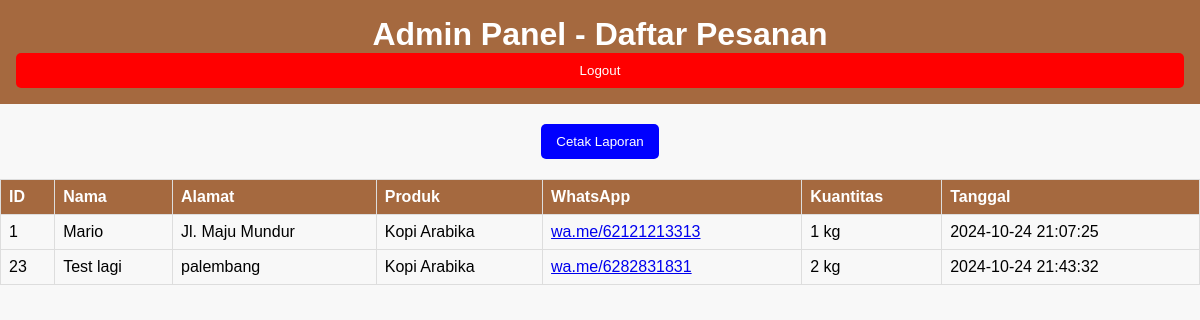
/orders.php, run on the app's committed database.
### tables this page shows
CREATE TABLE `orders` (
  `id` int NOT NULL,
  `name` varchar(255) NOT NULL,
  `address` text NOT NULL,
  `product_name` varchar(255) NOT NULL,
  `created_at` timestamp NULL DEFAULT CURRENT_TIMESTAMP,
  `whatsapp` varchar(255) DEFAULT NULL,
  `quantity` int NOT NULL
);

### orders.php (the view, shortened to what this page needs)
<!DOCTYPE html>
<html lang="en">
<head>
    <link rel="stylesheet" href="styles.css">
</head>
<body>
    <header>
        <h1>Admin Panel - Daftar Pesanan</h1>
        <form method="POST" action="logout.php" style="display:inline;">
            <input type="submit" value="Logout" style="background-color: red; color: white; border: none; padding: 10px 15px; border-radius: 5px; cursor: pointer;">
        </form>
    </header>
    <main>
        <div class="print-button">
            <button onclick="window.print()">
                Cetak Laporan
            </button>
        </div>
        <table>
            <thead>
                <tr>
                    <th>ID</th>
                    <th>Nama</th>
                    <th>Alamat</th>
                    <th>Produk</th>
                    <th>WhatsApp</th>
                    <th>Kuantitas</th>
                    <th>Tanggal</th>
                </tr>
            </thead>
            <tbody>
                <?php
                $host = 'localhost';
                $db = 'haiwebmy_shop';
                $user = 'haiwebmy_shop';
                $pass = 'mercusuar123';
                $conn = new mysqli($host, $user, $pass, $db);
                $result = $conn->query("SELECT * FROM orders");
                while ($order = $result->fetch_assoc()): ?>
                    <tr>
                        <td><?= $order['id'] ?></td>
                        <td><?= htmlspecialchars($order['name']) ?></td>
                        <td><?= htmlspecialchars($order['address']) ?></td>
                        <td><?= htmlspecialchars($order['product_name']) ?></td>
                        <td>
                            <a href="https://<?= $order['whatsapp'] ?>" target="_blank">
                                <?= $order['whatsapp'] ?>
                            </a>
                        </td>
                        <td><?= $order['quantity'] ?> kg</td>
                        <td><?= $order['created_at'] ?></td>
                    </tr>
                <?php endwhile; ?>
            </tbody>
        </table>
    </main>
</body>
</html>

### styles.css (style rules this page uses)
body { font-family: Arial, sans-serif; margin: 0; padding: 0; background-color: #f8f8f8; }
header { background-color: #a5693f; color: #fff; padding: 1rem; text-align: center; }
h1, h2 { margin: 0; }
input[type="submit"] { background-color: #a5693f; color: #fff; border: none; padding: 10px; border-radius: 5px; cursor: pointer; width: 100%; }
table { width: 100%; border-collapse: collapse; margin-top: 20px; }
th, td { border: 1px solid #ddd; padding: 8px; text-align: left; }
th { background-color: #a5693f; color: white; }

### orders.php (style rules this page uses)
.print-button { display: flex; justify-content: center; margin: 20px 0; }
button { background-color: blue; color: white; border: none; padding: 10px 15px; border-radius: 5px; cursor: pointer; }

### data on the page
orders: id "1", name "Mario", address "Jl. Maju Mundur", product_name "Kopi Arabika", whatsapp "wa.me/62121213313", quantity "1", created_at "2024-10-24 21:07:25"
orders: id "23", name "Test lagi", address "palembang", product_name "Kopi Arabika", whatsapp "wa.me/6282831831", quantity "2", created_at "2024-10-24 21:43:32"
